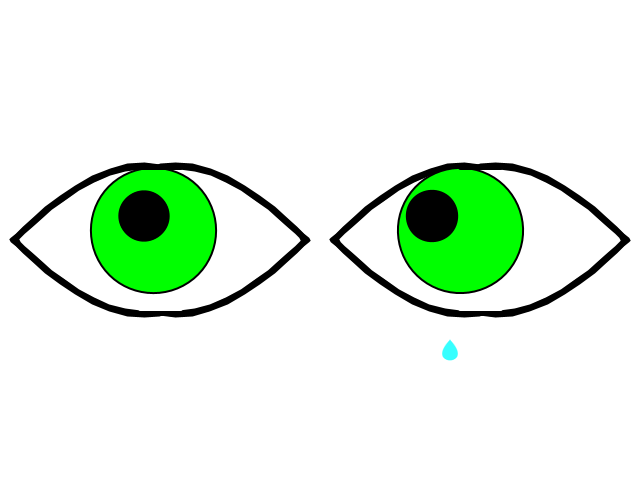
Frame 1 (no input)
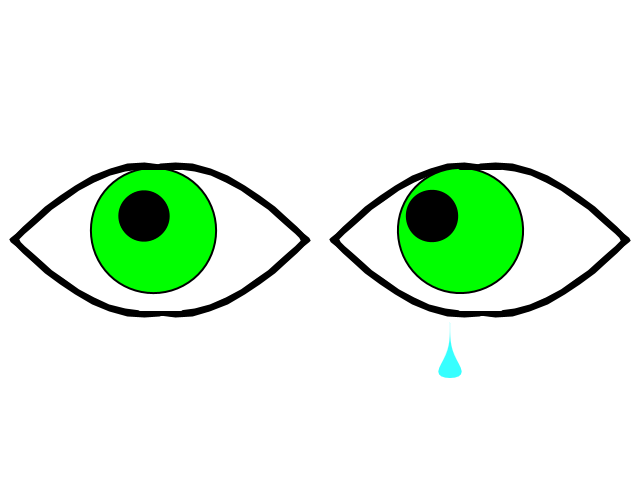
Frame 60 (the mouse pressed at the canvas centre just before this capture)
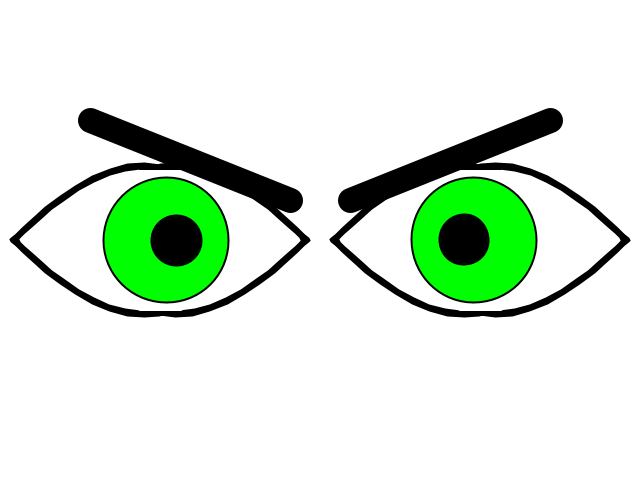
Frame 120 (the mouse held since frame 60 and released just before this capture)

The Processing sketch that drew these frames (run headless with seeded random() and noise(); from frame 60 on, the mouse is pressed at the canvas centre):

// Processing sketch: processing_51020
// ── processing_51020.pde

float leftEyeCenterX;
float leftEyeCenterY;

float rightEyeCenterX;
float rightEyeCenterY;

boolean isAngry = false;
boolean lastIsAngry = false;
boolean dt = true;

float tearM = 1.0f;
float tearR = 10.0f;

void setup()
{
  size(640, 480);
  smooth();
  rectMode(CENTER);
  
  leftEyeCenterX = width/4;
  leftEyeCenterY = height/2;
  
  rightEyeCenterX = width/2 + width/4;
  rightEyeCenterY = height/2;
}

void draw()
{
  background(255);
  
  fill(0,255,255);
 
  if(dt){
    drawTear();
  }
 
  drawLeftEye();
  drawRightEye();
  
  drawEyeBrowsOrTear();
  


}

void drawEyeBrowsOrTear()
{
  lastIsAngry = isAngry;
  
  //Right eyebrow
  if(mouseX > width/4 && mouseX < width/2 + width/4 && 
     mouseY > height/4 && mouseY < height/2 + height/4)
  {
    isAngry = true;  
  }else{
    isAngry = false;
  }
    
  if(isAngry){
    dt = false;
    
    //Right
    fill(0); stroke(0); strokeWeight(25);  
    line(350,200,550,120); 

    //Right
    fill(0); stroke(0); strokeWeight(25);  
    line(90,120,290,200); 
  }else{
    //Tear
    dt = true;
  }
    
    
  //Angry 
  
}

void drawTear()
{
  pushMatrix();
  translate(450,350);
  rotate(-HALF_PI);

  if(lastIsAngry != isAngry){
    tearM = 1.0f;
    tearR = 10.0f;
  }

  //float m = map(mouseX,0,width,0,7);

  tearM += 0.1f;
  tearR += 0.3f;

  if(tearM > 10.0f){
     tearM = 10.0f;
  }
  if(tearR > 100.0f){
    tearR = 100.0f;
  }

  float m = tearM;
  float r = tearR;
  
  fill(0,255,255,200);
  stroke(0,255,255,200);
  strokeWeight(0);
  

  beginShape();
  for(int i=0; i<360; i+=10)
  {    
    //From Wolfram Math: http://mathworld.wolfram.com/TeardropCurve.html
    float t = radians(i);
    float x = cos(t) * r;
    float y = sin(t) * pow(sin(t/2), m) * r;
  
    vertex(x,y);
  }
  endShape(CLOSE); 
  popMatrix();
}


void drawLeftEye(){  
  //Black eye bg
  fill(0,0,0); stroke(0,0,0); strokeWeight(2);  

  //Vars
  float m = 1.0f;
  float r = 100.0;

  //Left part
  pushMatrix();
  translate(leftEyeCenterX-50, leftEyeCenterY);
  rotate(PI);
  
  beginShape();
  for(int i=0; i<360; i+=10)
  {    
    //From Wolfram Math: http://mathworld.wolfram.com/TeardropCurve.html
    float t = radians(i);
    float x = cos(t) * r;
    float y = sin(t) * pow(sin(t/2), m) * r;
  
    vertex(x,y);
  }
  endShape(CLOSE); 
  popMatrix();
  
  //Right part
  pushMatrix();
  translate(leftEyeCenterX+50, leftEyeCenterY);
  rotate(2*PI);
  
  beginShape();
  for(int i=0; i<360; i+=10)
  {    
    //From Wolfram Math: http://mathworld.wolfram.com/TeardropCurve.html
    float t = radians(i);
    float x = cos(t) * r;
    float y = sin(t) * pow(sin(t/2), m) * r;
  
    vertex(x,y);
  }
  endShape(CLOSE); 
  popMatrix();
  
  
  

  
  
  
  //White part of eye
  fill(255,255,255); stroke(255,255,255); strokeWeight(2);  

  //Vars
  r = 90.0f;

  //Left part
  pushMatrix();
  translate(leftEyeCenterX-50, leftEyeCenterY);
  rotate(PI);
  
  beginShape();
  for(int i=0; i<360; i+=10)
  {    
    //From Wolfram Math: http://mathworld.wolfram.com/TeardropCurve.html
    float t = radians(i);
    float x = cos(t) * r;
    float y = sin(t) * pow(sin(t/2), m) * r;
  
    vertex(x,y);
  }
  endShape(CLOSE); 
  popMatrix();
  
  //Right part
  pushMatrix();
  translate(leftEyeCenterX+50, leftEyeCenterY);
  rotate(2*PI);
  
  beginShape();
  for(int i=0; i<360; i+=10)
  {    
    //From Wolfram Math: http://mathworld.wolfram.com/TeardropCurve.html
    float t = radians(i);
    float x = cos(t) * r;
    float y = sin(t) * pow(sin(t/2), m) * r;
  
    vertex(x,y);
  }
  endShape(CLOSE); 
  popMatrix();
  
  
  
  //White fixer top
  fill(255); stroke(255); strokeWeight(5);  
  line(140,172,180,172);  
  
  //White fixer bottom
  fill(255); stroke(255); strokeWeight(5);  
  line(140,308,180,308);  
  
  
  
  //Moving parts
  pushMatrix();

  float angle = atan2(mouseY-leftEyeCenterY, mouseX-leftEyeCenterX);
  float distance = dist(mouseX, mouseY, leftEyeCenterX, leftEyeCenterY);
  
  translate(leftEyeCenterX, leftEyeCenterY);
  rotate(angle);
    
  //Colored part
  //fill(random(255),random(255),random(255));
  fill(0,255,0); stroke(0,0,0); strokeWeight(2);
  
  ellipse(distance/25.0f, 0.0f, 125.0f, 125.0f);
  
   //Black part of pupil
  fill(0,0,0); stroke(0,0,0); strokeWeight(2);  
  ellipse(distance/10.0f, 0.0f, 50.0f, 50.0f);
  
  popMatrix();
  

  
  //Black fixer top
  fill(0); stroke(0); strokeWeight(5);  
  line(140,167,180,167);
  
  //Black fixer bottom
  fill(0); stroke(0); strokeWeight(5);  
  line(140,313,180,313); 
  
  
}

void drawRightEye(){
  //Black eye bg
  fill(0,0,0); stroke(0,0,0); strokeWeight(2);  

  //Vars
  float m = 1.0f;
  float r = 100.0;

  //Left part
  pushMatrix();
  translate(rightEyeCenterX-50, rightEyeCenterY);
  rotate(PI);
  
  beginShape();
  for(int i=0; i<360; i+=10)
  {    
    //From Wolfram Math: http://mathworld.wolfram.com/TeardropCurve.html
    float t = radians(i);
    float x = cos(t) * r;
    float y = sin(t) * pow(sin(t/2), m) * r;
  
    vertex(x,y);
  }
  endShape(CLOSE); 
  popMatrix();
  
  //Right part
  pushMatrix();
  translate(rightEyeCenterX+50, rightEyeCenterY);
  rotate(2*PI);
  
  beginShape();
  for(int i=0; i<360; i+=10)
  {    
    //From Wolfram Math: http://mathworld.wolfram.com/TeardropCurve.html
    float t = radians(i);
    float x = cos(t) * r;
    float y = sin(t) * pow(sin(t/2), m) * r;
  
    vertex(x,y);
  }
  endShape(CLOSE); 
  popMatrix();
  
  
  

  
  
  
  //White part of eye
  fill(255,255,255); stroke(255,255,255); strokeWeight(2);  

  //Vars
  r = 90.0f;

  //Left part
  pushMatrix();
  translate(rightEyeCenterX-50, rightEyeCenterY);
  rotate(PI);
  
  beginShape();
  for(int i=0; i<360; i+=10)
  {    
    //From Wolfram Math: http://mathworld.wolfram.com/TeardropCurve.html
    float t = radians(i);
    float x = cos(t) * r;
    float y = sin(t) * pow(sin(t/2), m) * r;
  
    vertex(x,y);
  }
  endShape(CLOSE); 
  popMatrix();
  
  //Right part
  pushMatrix();
  translate(rightEyeCenterX+50, rightEyeCenterY);
  rotate(2*PI);
  
  beginShape();
  for(int i=0; i<360; i+=10)
  {    
    //From Wolfram Math: http://mathworld.wolfram.com/TeardropCurve.html
    float t = radians(i);
    float x = cos(t) * r;
    float y = sin(t) * pow(sin(t/2), m) * r;
  
    vertex(x,y);
  }
  endShape(CLOSE); 
  popMatrix();
  
  
  
  //White fixer top
  fill(255); stroke(255); strokeWeight(5);  
  line(460,172,500,172);  
  
  //White fixer bottom
  fill(255); stroke(255); strokeWeight(5);  
  line(460,308,500,308);  
  
  
  
  //Moving parts
  pushMatrix();

  float angle = atan2(mouseY-rightEyeCenterY, mouseX-rightEyeCenterX);
  float distance = dist(mouseX, mouseY, rightEyeCenterX, rightEyeCenterY);
  
  translate(rightEyeCenterX, rightEyeCenterY);
  rotate(angle);
    
  //Colored part
  //fill(random(255),random(255),random(255));
  fill(0,255,0); stroke(0,0,0); strokeWeight(2);
  
  ellipse(distance/25.0f, 0.0f, 125.0f, 125.0f);
  
   //Black part of pupil
  fill(0,0,0); stroke(0,0,0); strokeWeight(2);  
  ellipse(distance/10.0f, 0.0f, 50.0f, 50.0f);
  
  popMatrix();
  

  
  //Black fixer top
  fill(0); stroke(0); strokeWeight(5);  
  line(460,167,500,167);
  
  //Black fixer bottom
  fill(0); stroke(0); strokeWeight(5);  
  line(460,313,500,313);
}
